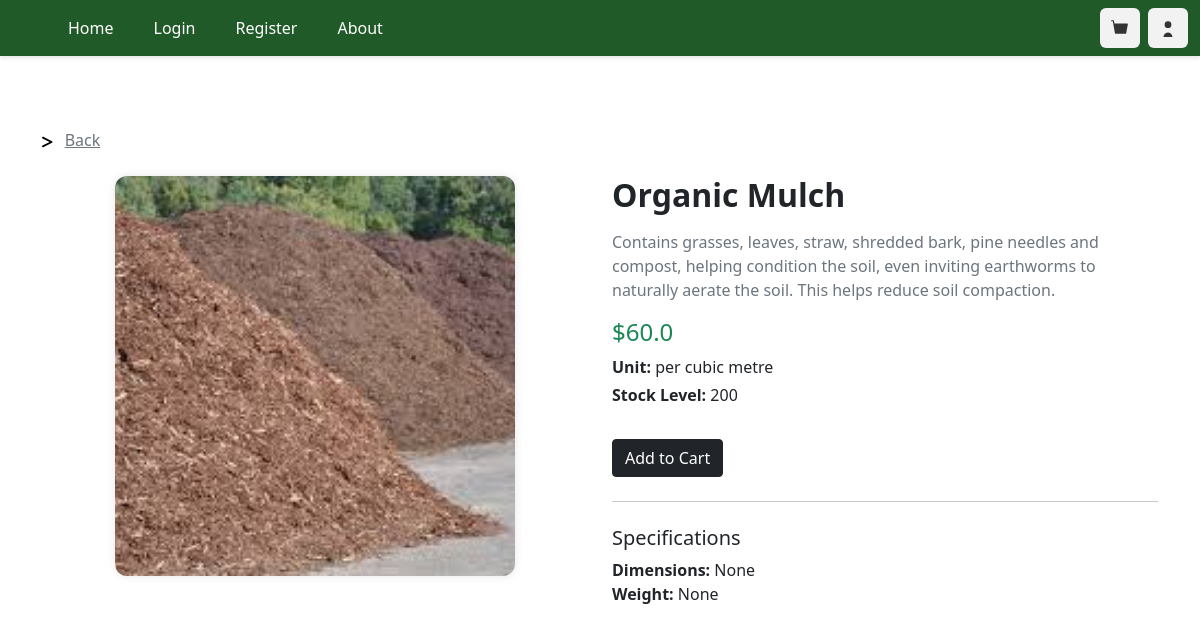
The page /product_view_4 on the database its author committed.
### ORM/tables.py (models this page shows, shortened)
class Product(TimeStampedModel):
    __tablename__ = 'products'
    id = Column(Integer, primary_key=True, autoincrement=True)
    name = Column(String(100), nullable=False)
    description = Column(String, nullable=False)
    dimensions = Column(String(50), nullable=True)
    weight = Column(REAL, nullable=True)
    unit = Column(String(50), nullable=False)
    price = Column(REAL, nullable=False)
    stock_level = Column(Integer, nullable=False)
    category = Column(Integer, ForeignKey('categories.id'), nullable=False, index=True)
    image = Column(String(100), nullable=False)
    orders = Relationship('Order', back_populates='product')
    categories = Relationship('Category', back_populates='product')

### main.py (the view)
@limiter.limit(default)
@app.route("/product_view_<int:product_id>", methods=['POST', 'GET'])
def product_view(product_id):
    product_obj = get_product_by_id(product_id)
    if product_obj == None:
        abort(404)
    return render_template("product_view.html", product=product_obj)

### ORM/ORM_operations.py (called while the page is built)
def get_product_by_id(product_id:int):
    product = Product.query.filter(Product.id == product_id).first()
    if product is None:
       raise Exception('Valid product expected but NoneType was given')
    return product

### main.py (called while the page is built)
@app.after_request
def add_security_headers(resp):
    resp.headers['Content-Security-Policy'] =  "default-src 'self'; object-src 'none'; base-uri 'none';" #prevents inline scripts from running and objects
    resp.headers['X-Content-Type-Options'] = 'nosniff' #forces the browser to honour the content type instead of auto detecting
    resp.headers['X-Frame-Options'] = 'SAMEORIGIN' #prevents external sites from embedding this site in iframe, helping prevent clickjacking
    return resp

### templates/product_view.html (shortened to what this page needs)
{% extends "base.html" %}
{% block content %}
<div class="container my-5" style="padding-top: 5rem">
    <svg xmlns="http://www.w3.org/2000/svg" height="14" width="10.5" viewBox="0 0 384 512">
        <path d="M3.4 81.7c-7.9 15.8-1.5 35 14.3 42.9L280.5 256 17.7 387.4C1.9 395.3-4.5 414.5 3.4 430.3s27.1 22.2 42.9 14.3l320-160c10.8-5.4 17.7-16.5 17.7-28.6s-6.8-23.2-17.7-28.6l-320-160c-15.8-7.9-35-1.5-42.9 14.3z"/>
    </svg>
    <a href="/" class="text-muted px-2">Back</a>
    <div class="row mt-4">
        <div class="col-md-6 d-flex align-items-start justify-content-center">
            <div style="width: 400px; height: 400px; overflow: hidden; border-radius: 0.75rem; box-shadow: 0 0 10px rgba(0,0,0,0.1);">
                <img src="{{ product.image }}" alt="{{ product.name }}"
                     style="width: 100%; height: 100%; object-fit: cover;">
            </div>
        </div>
        <div class="col-md-6">
            <h2 class="fw-bold mb-3">{{ product.name }}</h2>
            <p class="text-muted">{{ product.description }}</p>
            <h4 class="text-success">${{ product.price }}</h4>
            <p class="mb-1"><strong>Unit:</strong> {{ product.unit }}</p>
            <p><strong>Stock Level:</strong> {{ product.stock_level }}</p>
            <button class="btn btn-dark mt-3" id="add_to_cart">
                 Add to Cart
            </button>
            <hr class="my-4">
            <h5>Specifications</h5>
            <ul class="list-unstyled">
                <li><strong>Dimensions:</strong> {{ product.dimensions }}</li>
                <li><strong>Weight:</strong> {{ product.weight }}</li>
            </ul>
        </div>
    </div>
</div>
{% endblock %}

### rows shown on the page
Product: image (picture), name "Organic Mulch", description "Contains grasses, leaves, straw, shredded bark, pine needles and compost, helping condition the soil, even inviting earthworms to naturally aerate the soil. This helps reduce soil compaction.", price "60.0", unit "per cubic metre", stock_level "200", dimensions "None", weight "None"
